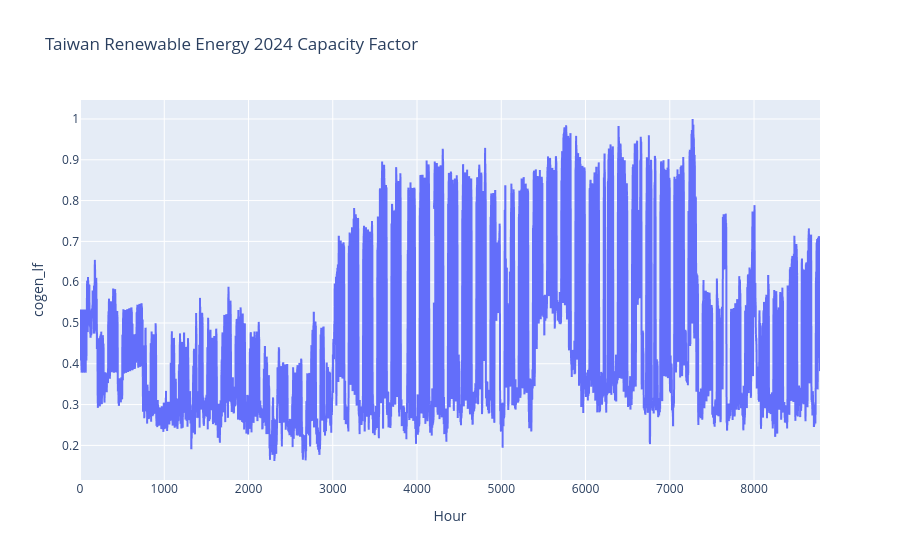

The notebook cell this image was saved under:
### Code cell
px.line(
    RE_2024_profile,
    x=RE_2024_profile.index,
    y='cogen_lf',
    title="Taiwan Renewable Energy 2024 Capacity Factor",
    labels={"index": "Hour", "value": "Capacity Factor"}
).show()

### Figure 1 — Plotly figure (JSON) as saved in the notebook; plotly's stock layout.template omitted (floating-point values rounded to 4 significant figures; data arrays with more than 128 entries replaced by an {"elided": "..."} marker saying what was removed)
{"data": [{"hovertemplate": "Hour=%{x}<br>cogen_lf=%{y}<extra></extra>", "legendgroup": "", "line": {"color": "#636efa", "dash": "solid"}, "marker": {"symbol": "circle"}, "mode": "lines", "name": "", "showlegend": false, "type": "scattergl", "x": {"elided": "8784 int values"}, "xaxis": "x", "y": {"elided": "8784 float values"}, "yaxis": "y"}], "layout": {"legend": {"tracegroupgap": 0}, "title": {"text": "Taiwan Renewable Energy 2024 Capacity Factor"}, "xaxis": {"anchor": "y", "domain": [0, 1], "title": {"text": "Hour"}}, "yaxis": {"anchor": "x", "domain": [0, 1], "title": {"text": "cogen_lf"}}}}
